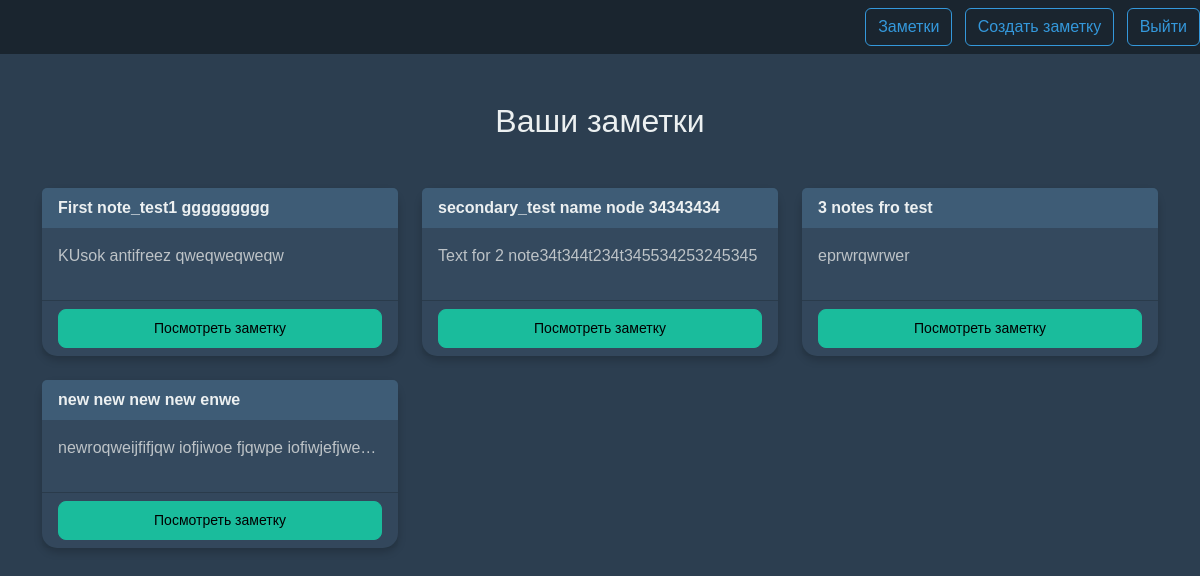
Page /smart/notes/ (signed in) on the committed database.
### notes/models.py (models this page shows, shortened)
class Notes(models.Model):
    title = models.CharField(max_length=200)
    text = models.TextField()
    created_at = models.DateTimeField(auto_now_add=True)
    user = models.ForeignKey(User, on_delete=models.CASCADE, related_name='notes')

### notes/views.py (the view)
# urls.py: path('notes/', views.NotesListView.as_view(), name="notes.list"),
class NotesListView(LoginRequiredMixin, ListView):
    model = Notes
    context_object_name = 'notes'
    login_url = '/login/'
    template_name = 'notes/note_list.html'
    def get_queryset(self):
        own_notes = self.request.user.notes.all()
        shared_notes = Notes.objects.filter(shared_with__shared_with=self.request.user)
        return (own_notes | shared_notes).distinct()

### notes/templates/notes/notes_list.html
{% extends "base.html" %}
{% load static %}
{% block content %}
<div class="row">
    <div class="col">
        <div class="note_list_heading text-center mb-5">
            <h1 class="fs-2">Ваши заметки</h1>
        </div>
    </div>
</div>
<div class="row">
    {% for note in notes %}
        <div class="col-md-4 mb-4">
            <div class="card h-100">
                <div class="card-header">{{ note.title }}{% if note.user != user %} (Поделился: {{ note.user.username }}) {% endif %}</div>
                <div class="card-body">
                    <p>{{ note.text | truncatechars:45 }}</p>
                </div>
                <div class="card-footer">
                    <a href="{% url 'notes.detail' pk=note.id %}" class="btn btn-info btn-sm w-100">Посмотреть заметку</a>
                </div>
            </div>
        </div>
    {% endfor %}
</div>
{% endblock %}

### static/templates/base.html (style rules this page uses)
body { background-color: #2c3e50; color: #ecf0f1; font-family: 'Arial', sans-serif; }
.card { background-color: #34495e; border: none; border-radius: 15px; box-shadow: 0 4px 8px rgba(0, 0, 0, 0.2); }
.card-header { background-color: #3e5c76; border-bottom: none; color: #ecf0f1; font-weight: bold; border-radius: 15px 15px 0 0; }
.btn-primary, .btn-success, .btn-info, .btn-warning, .btn-danger { border-radius: 8px; padding: 8px 20px; font-weight: 500; transition: all 0.3s ease; }
.btn-info { background-color: #1abc9c; border-color: #1abc9c; }
h1, h2, h3, h4, h5, h6 { color: #ecf0f1; }
p { color: #bdc3c7; }

### rows in the picture
Notes: title "First note_test1 ggggggggg", text "KUsok antifreez qweqweqweqw"
Notes: title "secondary_test name node 34343434", text "Text for 2 note34t344t234t345534253245345"
Notes: title "3 notes fro test", text "eprwrqwrwer"
Notes: title "new new new new enwe", text "newroqweijfifjqw iofjiwoe fjqwpe iofiwjefjwe…"
